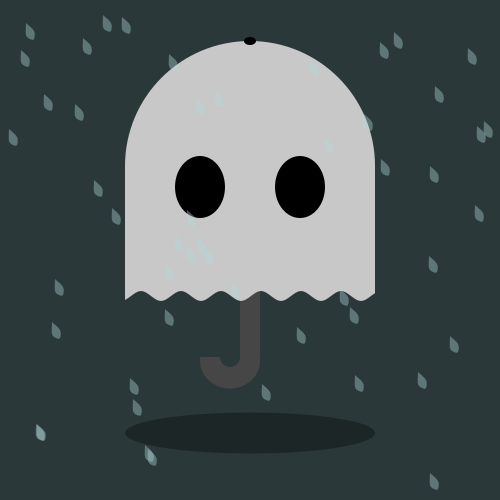
Frame 1 (no input)
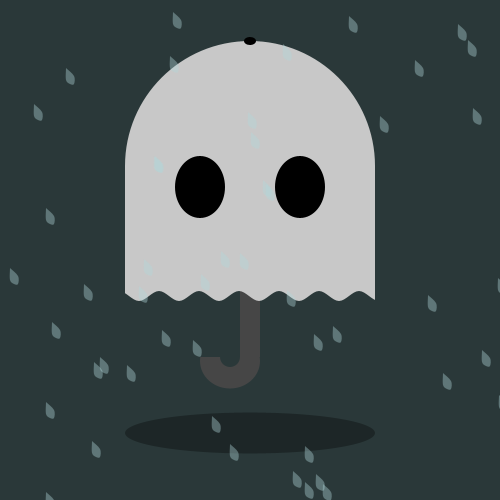
Frame 60 (the mouse pressed at the canvas centre just before this capture)
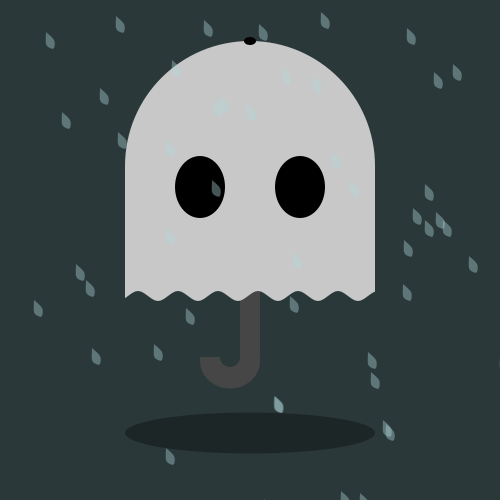
Frame 120 (the mouse held since frame 60 and released just before this capture)

The Processing sketch that drew these frames (run headless with seeded random() and noise(); from frame 60 on, the mouse is pressed at the canvas centre):

// Processing sketch: processing_159701
// ── processing_159701.pde

ArrayList<Raindrop> Rainstorm;

void setup(){
  size(500, 500);
  background(42, 56, 57);
  noStroke();
  
  Rainstorm = new ArrayList<Raindrop>();
  for (int i = 0; i < 50; i++){
    Raindrop drop= new Raindrop();
    drop.x = int(random(0, width));
    drop.y = int(random(0, height));
    Rainstorm.add(drop);
  }
}

void draw(){
  background(42, 56, 57);
  handle();
  ghostBody();
  ghostBottom();
  rain();
}

void ghostBody(){
  fill(200);
  ellipse(width/2, height/3, width/2, height/2);
  rect(width/4, height/3, width/2, 18*height/24-height/2);
  fill(0);
  ellipse(4*width/10, 3*height/8, width/10, height/8);
  ellipse(6*width/10, 3*height/8, width/10, height/8);
  ellipse(width/2, 2*height/24, 12, 8);
}

void ghostBottom(){
  fill(200);
  beginShape();
  int count = 0;
  for (int i = 0; i < width; i+= width/24){
    count++;
    
    curveVertex(i+frameCount%(width/12), 14*height/24+(10*(count%2)));
  }
  endShape();
  fill(42, 56, 57);
  rect(0, 0, width/4, height); 
  rect(3*width/4, 0, width/4, height); 
  fill(0, 80);
  ellipse(width/2, 13*height/15, width/2, height/12);
  
}

void handle(){
  fill(70);
  rect(width/2-1*width/50, height/2 , width/25, 3*height/14); 
  ellipse(width/2-2*width/50, height/2+2*height/10+height/45, width/9+width/100, width/9);
  fill(42, 56, 57);
  rect(width/2-3*width/50, height/2, width/25, 3*height/14);
  ellipse(width/2-3*width/50+width/50, height/2+3*height/14, width/25, width/25);
  rect(width/2-width/4, height/2, width/5, 3*height/14);
}

void rain(){
  
  for (int i = 0; i < Rainstorm.size(); i++){
    Raindrop thisDrop = Rainstorm.get(i);
    thisDrop.advanceDrop();
  }
}

class Raindrop{
  int x;
  int y;

  void drawRaindrop(){
    fill(175, 213, 216, 100);
    beginShape();
    curveVertex(this.x, this.y);
    curveVertex(this.x, this.y+4);
    curveVertex(this.x, this.y+16);
    curveVertex(this.x+4, this.y+20);
    curveVertex(this.x+8, this.y+20);
    curveVertex(this.x+8, this.y+12);
    curveVertex(this.x, this.y+4);
    curveVertex(this.x-4, this.y);
    endShape();    
  }  
  
  void advanceDrop(){
    this.x = this.x+2;
    this.y = this.y+4;
    if (this.x > width){
      this.x = 0;
    }
    if (this.y > height){
      this.y = 0;
    }
    else{
      this.drawRaindrop();
    }
  }
}
